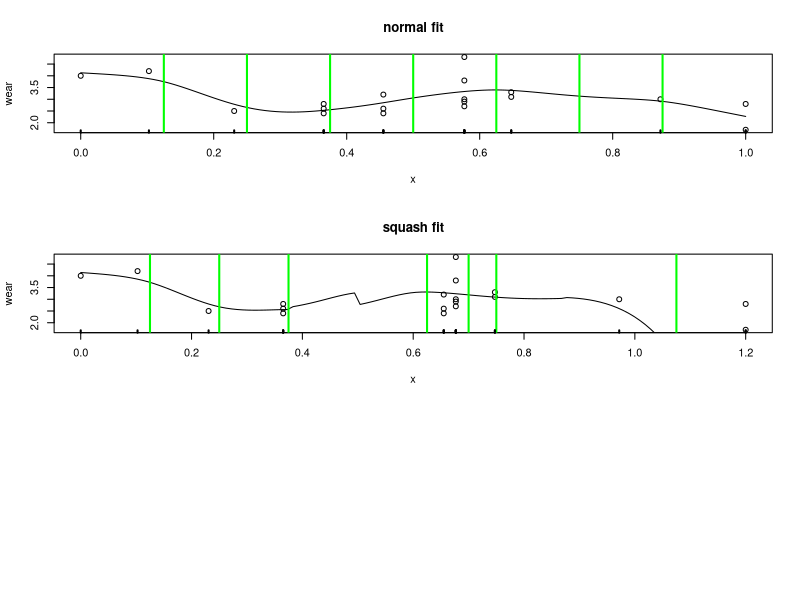

The R script that drew this image: (Note: this script raises an error after producing the figure.)
# integration experiment.

# uses the functions from section 3.2.1 of the Red Book
# data
size<-c(1.42,1.58,1.78,1.99,1.99,1.99,2.13,2.13,2.13, 
2.32,2.32,2.32,2.32,2.32,2.43,2.43,2.78,2.98,2.98) 
wear<-c(4.0,4.2,2.5,2.6,2.8,2.4,3.2,2.4,2.6,4.8,2.9, 
3.8,3.0,2.7,3.1,3.3,3.0,2.8,1.7) 
x<-size-min(size);x<-x/max(x) 

#R(x,z)forcubicsplineon[0,1]
rk<-function(x,z){
   ((z-0.5)^2-1/12)*((x-0.5)^2-1/12)/4- 
      ((abs(x-z)-0.5)^4-(abs(x-z)-0.5)^2/2+7/240)/24 
} 

spl.X<-function(x,xk){
   #set up model matrix for cubic penalized regression spline
   q<-length(xk)+2 #numberofparameters 
   n<-length(x) #numberofdata 
   X<-matrix(1,n,q)#initializedmodelmatrix 
   X[,2]<-x #setsecondcolumntox 
   X[,3:q]<-outer(x,xk,FUN=rk)#andremainingtoR(x,xk) 
   X 
} 

spl.S<-function(xk){ 
   # set up the penalized regression spline penalty matrix, 
   # given knot sequence xk 
   q<-length(xk)+2;S<-matrix(0,q,q) # initialize matrix to 0 
   S[3:q,3:q]<-outer(xk,xk,FUN=rk) # fill in non-zero part 
   S 
} 

# A simple matrix square root 
mat.sqrt<-function(S){
   d<-eigen(S,symmetric=TRUE) 
   rS<-d$vectors%*%diag(d$values^0.5)%*%t(d$vectors) 
} 

# functiont of it penalized regression spline to x,y data, 
# with knots xk,given smoothing parameter, lambda. 
prs.fit<-function(y,x,xk,lambda) {
   q<-length(xk)+2 #dimension of basis 
   n<-length(x) #number of data 
   # create augmented model matrix.... 
   Xa<-rbind(spl.X(x,xk),mat.sqrt(spl.S(xk))*sqrt(lambda)) 
   y[(n+1):(n+q)]<-0 #augment the data vector 
   lm(y~Xa-1)#fit and return penalized regression spline 
} 

xp<-seq(0,1,len=120) # xvaluesforprediction 
xk<-1:7/8 #choosesomeknots 
#xk<-c(unique(x),1.3)
mod.2<-prs.fit(wear,x,xk,0.0001)# fitpen.reg.spline 
Xp<-spl.X(xp,xk)#matrixtomapparamstofittedvaluesatxp 

par(mfrow=c(3,1))
#plot data & spl.fit 
plot(x,wear, main="normal fit")
lines(xp,Xp%*%coef(mod.2))
abline(v=xk,col="green",lwd=2)
rug(x,lwd=2)



# now crazy things happen
# move around the values of x and xk
xk<-1:7/8 #choose some knots 
xp<-seq(0,1.2,len=120) # xvaluesforprediction 


x[x>xk[3]]<-x[x>xk[3]]+0.2
xp.m<-xp
xp.m[xp.m>xk[3]]<-xp.m[xp.m>xk[3]]+0.2
xk[xk>xk[3]]<-xk[xk>xk[3]]+0.2
x[x>xk[4] & x<xk[7]]<-x[x>xk[4] & x<xk[7]]-0.1
xp.m[xp.m>xk[4] & xp.m<xk[7]]<-xp.m[xp.m>xk[4] & xp.m<xk[7]]-0.1
xk[xk>xk[4] & xk<xk[7]]<-xk[xk>xk[4] & xk<xk[7]]-0.2


mod.2<-prs.fit(wear,x,xk,0.0001)# fitpen.reg.spline 
Xp.move<-spl.X(xp.m,xk)#matrix to map params to fittedv alues at xp 


#plot data & spl.fit 
plot(x,wear, main="squash fit")
lines(xp,Xp.move%*%coef(mod.2))
abline(v=xk,col="green",lwd=2)
rug(x,lwd=2)


# fixing...


spl.S<-function(xk){ 
   # set up the penalized regression spline penalty matrix, 
   # given knot sequence xk 
   q<-length(xk)+2;S<-matrix(0,q,q) # initialize matrix to 0 
   S[3:q,3:q]<-outer(xk,xk,FUN=rk) # fill in non-zero part 
   S 
} 

# migth be differentials of R
Rd<-function(x,z){1/2*((z-1/2)^2-1/2)-1/3*(abs(x-z)-1/2)+1/24}
Rd<-function(x,z){1/12*(6*(z^2-z-abs(z-x)+z(-x)^2)+2)}
Rdd<-function(x,xk1,xk2){Rd(x,xk1)*Rd(x,xk2)}
integrate(Rdd,lower=0,upper=1,xk1=xk[1],xk2=xk[2])
rk(xk[1],xk[2])
